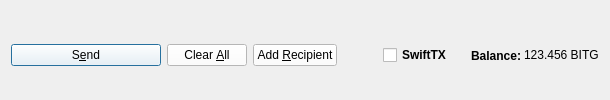
         <widget class="QFrame" name="frame_Send">
          <layout class="QHBoxLayout" name="horizontalLayout">
           <property name="bottomMargin">
            <number>0</number>
           </property>
           <item>
            <widget class="QPushButton" name="sendButton">
             <property name="minimumSize">
              <size>
               <width>150</width>
               <height>0</height>
              </size>
             </property>
             <property name="toolTip">
              <string>Confirm the send action</string>
             </property>
             <property name="styleSheet">
              <string notr="true">background-color: rgb(255, 255, 255);
color: rgb(0, 0, 0);</string>
             </property>
             <property name="text">
              <string>S&amp;end</string>
             </property>
             <property name="autoDefault">
              <bool>false</bool>
             </property>
             <property name="default">
              <bool>true</bool>
             </property>
            </widget>
           </item>
           <item>
            <widget class="QPushButton" name="clearButton">
             <property name="sizePolicy">
              <sizepolicy hsizetype="Minimum" vsizetype="Fixed">
               <horstretch>0</horstretch>
               <verstretch>0</verstretch>
              </sizepolicy>
             </property>
             <property name="toolTip">
              <string>Clear all fields of the form.</string>
             </property>
             <property name="styleSheet">
              <string notr="true">background-color: rgb(255, 255, 255);
color: rgb(0, 0, 0);</string>
             </property>
             <property name="text">
              <string>Clear &amp;All</string>
             </property>
             <property name="autoDefault">
              <bool>false</bool>
             </property>
            </widget>
           </item>
           <item>
            <widget class="QPushButton" name="addButton">
             <property name="toolTip">
              <string>Send to multiple recipients at once</string>
             </property>
             <property name="styleSheet">
              <string notr="true">background-color: rgb(255, 255, 255);
color: rgb(0, 0, 0);</string>
             </property>
             <property name="text">
              <string>Add &amp;Recipient</string>
             </property>
             <property name="autoDefault">
              <bool>false</bool>
             </property>
            </widget>
           </item>
           <item>
            <spacer name="horizontalSpacer">
             <property name="orientation">
              <enum>Qt::Horizontal</enum>
             </property>
             <property name="sizeHint" stdset="0">
              <size>
               <width>40</width>
               <height>20</height>
              </size>
             </property>
            </spacer>
           </item>
           <item>
            <layout class="QHBoxLayout" name="horizontalLayout_2">
             <property name="spacing">
              <number>3</number>
             </property>
             <item>
              <widget class="QCheckBox" name="checkSwiftTX">
               <property name="enabled">
                <bool>true</bool>
               </property>
               <property name="minimumSize">
                <size>
                 <width>85</width>
                 <height>0</height>
                </size>
               </property>
               <property name="styleSheet">
                <string notr="true">font: 63 8pt &quot;Dosis&quot;;
font-weight: bold;</string>
               </property>
               <property name="text">
                <string>SwiftTX</string>
               </property>
              </widget>
             </item>
             <item>
              <widget class="QLabel" name="label">
               <property name="styleSheet">
                <string notr="true">font: 63 8pt &quot;Dosis&quot;;
font-weight: bold;</string>
               </property>
               <property name="text">
                <string>Balance:</string>
               </property>
              </widget>
             </item>
             <item>
              <widget class="QLabel" name="labelBalance">
               <property name="sizePolicy">
                <sizepolicy hsizetype="Preferred" vsizetype="Fixed">
                 <horstretch>0</horstretch>
                 <verstretch>0</verstretch>
                </sizepolicy>
               </property>
               <property name="cursor">
                <cursorShape>IBeamCursor</cursorShape>
               </property>
               <property name="text">
                <string notr="true">123.456 BITG</string>
               </property>
               <property name="textInteractionFlags">
                <set>Qt::LinksAccessibleByMouse|Qt::TextSelectableByKeyboard|Qt::TextSelectableByMouse</set>
               </property>
              </widget>
             </item>
            </layout>
           </item>
          </layout>
         </widget>
